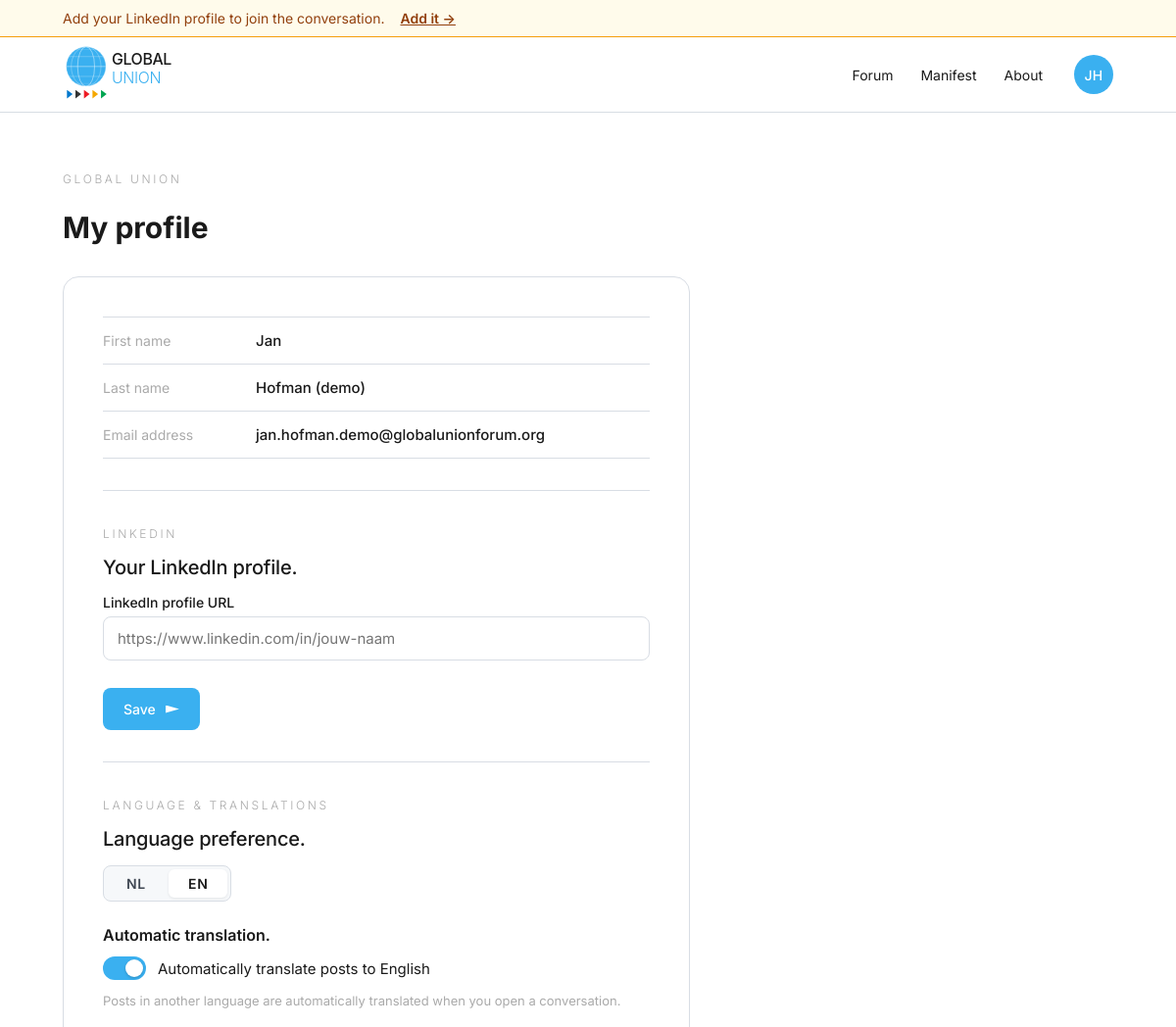
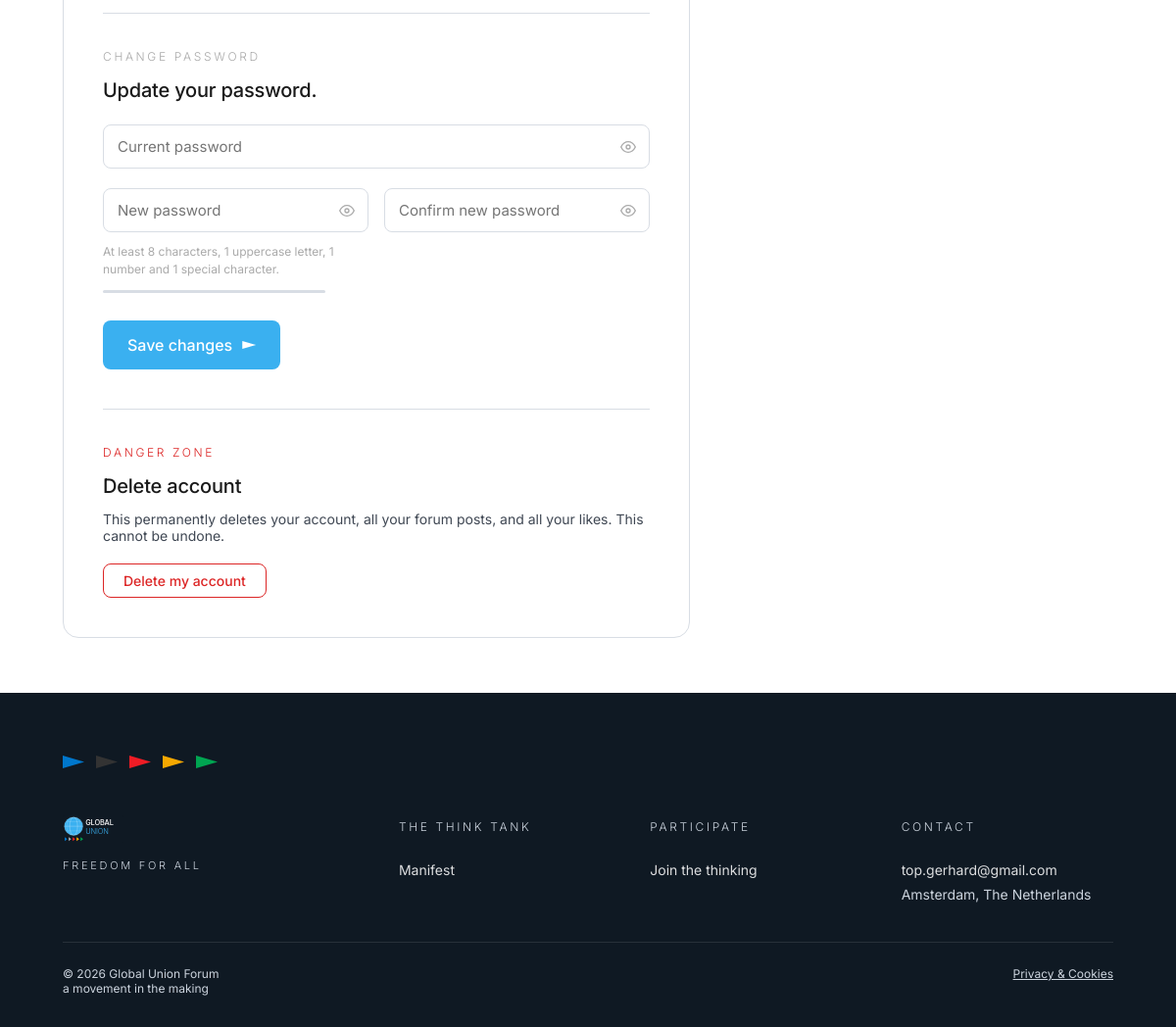
Screenshot of /profile (signed in) with the database file from the repository (2 pictures, top to bottom).
### app/models.py (models this page shows, shortened)
class User(UserMixin, db.Model):
    __tablename__ = "users"
    id = db.Column(db.Integer, primary_key=True)
    first_name = db.Column(db.String(50), nullable=False)
    last_name = db.Column(db.String(50), nullable=False)
    email = db.Column(db.String(120), unique=True, nullable=False)
    password_hash = db.Column(db.String(255), nullable=False)
    is_admin = db.Column(db.Boolean, nullable=False, default=False)
    is_moderator = db.Column(db.Boolean, nullable=False, default=False)
    verified = db.Column(db.Boolean, nullable=False, default=False)
    linkedin_url   = db.Column(db.String(255), nullable=True)
    google_id      = db.Column(db.String(100), nullable=True, unique=True)
    auto_translate = db.Column(db.Boolean, nullable=True, default=None)
    created_at     = db.Column(db.DateTime, default=datetime.utcnow)

### app/routes.py (the view, shortened to what this page needs)
@main.route("/profile", methods=["GET", "POST"])
@login_required
def profile():
    lang = session.get('lang', 'nl')
    linkedin_error = False
    form = ChangePasswordForm()
    return render_template("profile.html", form=form, linkedin_error=linkedin_error)

### app/forms.py
class ChangePasswordForm(FlaskForm):
    current_password = PasswordField(
        "current_password",
        validators=[DataRequired(message="val_required")],
    )
    new_password = PasswordField(
        "new_password",
        validators=[
            DataRequired(message="val_required"),
            Length(min=8, message="val_password_min"),
        ],
    )
    confirm_new_password = PasswordField(
        "confirm_new_password",
        validators=[
            DataRequired(message="val_required"),
            EqualTo("new_password", message="val_passwords_no_match"),
        ],
    )
    submit = SubmitField("submit")

### app/__init__.py (called while the page is built, shortened)
def _ensure_admin_user():
    from app.models import User
    from flask_bcrypt import Bcrypt
    _bcrypt = Bcrypt()
    user = User.query.filter_by(email=ADMIN_EMAIL).first()
    anne_email = 'anne.top@globalunionforum.org'

### app/models.py (called while the page is built)
@login_manager.user_loader
def load_user(user_id):
    return db.session.get(User, int(user_id))

### app/routes.py (called while the page is built, shortened)
@main.before_request
def enforce_session_timeout():
    if not current_user.is_authenticated:
        return
    last = session.get('_last_active')
    now = datetime.utcnow().timestamp()
    session['_last_active'] = now

### app/templates/profile.html (shortened to what this page needs)
{% extends "base.html" %}
{% block content %}
<div class="gu-profile">
  <div class="gu-profile__head">
    <p class="gu-eyebrow">Global Union</p>
    <h1 class="gu-profile__title">{{ _('My profile') }}</h1>
  </div>
  <div class="gu-join__panel">
    <div class="gu-profile__info">
      <div class="gu-profile__info-row">
        <span class="gu-profile__info-label">{{ _('First name') }}</span>
        <span class="gu-profile__info-value">{{ current_user.first_name }}</span>
      </div>
      <div class="gu-profile__info-row">
        <span class="gu-profile__info-label">{{ _('Last name') }}</span>
        <span class="gu-profile__info-value">{{ current_user.last_name }}</span>
      </div>
      <div class="gu-profile__info-row">
        <span class="gu-profile__info-label">{{ _('Email address') }}</span>
        <span class="gu-profile__info-value">{{ current_user.email }}</span>
      </div>
    </div>
    <hr class="gu-auth__divider" style="margin: 32px 0;">
    <p class="gu-eyebrow">LinkedIn</p>
    <h2 class="gu-join__h2" style="font-size: 1.25rem; margin-bottom: 16px;">
      {{ _('Your LinkedIn profile.') }}
    </h2>
    <form method="POST" action="{{ url_for('main.profile') }}" novalidate>
      <div class="gu-join__field">
        <label for="linkedin_url">
          {{ _('LinkedIn profile URL') }}
        </label>
        <input id="linkedin_url" name="linkedin_url" type="url"
               class="gu-input{% if linkedin_error %} gu-input--error{% endif %}"
               value="{{ current_user.linkedin_url or '' }}"
               placeholder="https://www.linkedin.com/in/jouw-naam" required>
      </div>
      <button type="submit" class="gu-btn gu-btn--primary" style="margin-top: 8px;">
        {{ _('Save') }} <span class="gu-arrow"></span>
      </button>
    </form>
    <hr class="gu-auth__divider" style="margin: 32px 0;">
    <p class="gu-eyebrow">{% if lang == 'nl' %}Taal & Vertalingen{% else %}Language & Translations{% endif %}</p>
    <h2 class="gu-join__h2" style="font-size: 1.25rem; margin-bottom: 16px;">
      {% if lang == 'nl' %}Taalvoorkeur.{% else %}Language preference.{% endif %}
    </h2>
    <div class="gu-lang-switch" style="margin-bottom: 24px;">
      <a href="{{ url_for('main.set_lang', code='nl') }}"
         class="gu-lang-switch__btn{% if lang == 'nl' %} is-active{% endif %}">NL</a>
      <a href="{{ url_for('main.set_lang', code='en') }}"
         class="gu-lang-switch__btn{% if lang == 'en' %} is-active{% endif %}">EN</a>
    </div>
    <h3 style="font-size: 1rem; font-weight: 600; color: var(--gu-fg-1); margin: 0 0 12px;">
      {% if lang == 'nl' %}Automatisch vertalen.{% else %}Automatic translation.{% endif %}
    </h3>
    {% set effective_auto = current_user.auto_translate if current_user.auto_translate is not none else (lang == 'en') %}
    <form method="POST" action="{{ url_for('main.profiel_vertaalvoorkeur') }}" style="margin-bottom: 4px;">
      <label class="gu-toggle-label">
        <span class="gu-toggle">
          <span class="gu-toggle__track"></span>
          <span class="gu-toggle__thumb"></span>
        </span>
        <span class="gu-toggle__text">
          {% if lang == 'nl' %}
            Vertaal berichten automatisch naar het Nederlands
          {% else %}
            Automatically translate posts to English
          {% endif %}
        </span>
      </label>
    </form>
    <p style="font-size: 13px; color: var(--gu-fg-3); margin-bottom: 0;">
      {% if lang == 'nl' %}
        Berichten in een andere taal worden bij het openen van een gesprek automatisch vertaald.
      {% else %}
        Posts in another language are automatically translated when you open a conversation.
      {% endif %}
    </p>
    <hr class="gu-auth__divider" style="margin: 32px 0;">
    <p class="gu-eyebrow">{{ _('Change password') }}</p>
    <h2 class="gu-join__h2" style="font-size: 1.25rem; margin-bottom: 24px;">
      {{ _('Update your password.') }}
    </h2>
    <form method="POST" action="{{ url_for('main.profile') }}" novalidate>
      <div class="gu-join__field">
        <div class="gu-pw-wrap">
          {{ form.current_password(
              class="gu-input" ~ (" gu-input--error" if form.current_password.errors else ""),
              placeholder=("Current password" if lang == "en" else "Huidig wachtwoord")
          ) }}
          <button type="button" class="gu-pw-toggle" aria-label="{{ 'Show password' if lang == 'en' else 'Wachtwoord tonen' }}">
            <svg class="gu-pw-eye-open" xmlns="http://www.w3.org/2000/svg" width="16" height="16" viewBox="0 0 24 24" fill="none" stroke="currentColor" stroke-width="2" stroke-linecap="round" stroke-linejoin="round" aria-hidden="true"><path d="M1 12s4-8 11-8 11 8 11 8-4 8-11 8-11-8-11-8z"/><circle cx="12" cy="12" r="3"/></svg>
          </button>
        </div>
      </div>
      <div class="gu-join__field gu-join__field--row">
        <div class="gu-join__sub-field">
          <div class="gu-pw-wrap">
            {{ form.new_password(
                class="gu-input" ~ (" gu-input--error" if form.new_password.errors else ""),
                placeholder=("New password" if lang == "en" else "Nieuw wachtwoord")
            ) }}
            <button type="button" class="gu-pw-toggle" aria-label="{{ 'Show password' if lang == 'en' else 'Wachtwoord tonen' }}">
              <svg class="gu-pw-eye-open" xmlns="http://www.w3.org/2000/svg" width="16" height="16" viewBox="0 0 24 24" fill="none" stroke="currentColor" stroke-width="2" stroke-linecap="round" stroke-linejoin="round" aria-hidden="true"><path d="M1 12s4-8 11-8 11 8 11 8-4 8-11 8-11-8-11-8z"/><circle cx="12" cy="12" r="3"/></svg>
            </button>
          </div>
          <p class="gu-pw-hint">
            {{ _('At least 8 characters, 1 uppercase letter, 1 number and 1 special character.') }}
          </p>
          <div class="gu-pw-strength" id="pwStrengthProfile" hidden>
            <div class="gu-pw-strength__bar"><div class="gu-pw-strength__fill"></div></div>
          </div>
        </div>
        <div class="gu-join__sub-field">
          <div class="gu-pw-wrap">
            {{ form.confirm_new_password(
                class="gu-input" ~ (" gu-input--error" if form.confirm_new_password.errors else ""),
                placeholder=("Confirm new password" if lang == "en" else "Bevestig nieuw wachtwoord")
            ) }}
            <button type="button" class="gu-pw-toggle" aria-label="{{ 'Show password' if lang == 'en' else 'Wachtwoord tonen' }}">
              <svg class="gu-pw-eye-open" xmlns="http://www.w3.org/2000/svg" width="16" height="16" viewBox="0 0 24 24" fill="none" stroke="currentColor" stroke-width="2" stroke-linecap="round" stroke-linejoin="round" aria-hidden="true"><path d="M1 12s4-8 11-8 11 8 11 8-4 8-11 8-11-8-11-8z"/><circle cx="12" cy="12" r="3"/></svg>
            </button>
          </div>
        </div>
      </div>
      <button type="submit" class="gu-btn gu-btn--primary gu-btn--lg"
              style="margin-top: 8px;">
        {{ _('Save changes') }} <span class="gu-arrow"></span>
      </button>
    </form>
    {% if not current_user.is_admin %}
    <hr class="gu-auth__divider" style="margin: 40px 0 32px;">
    <p class="gu-eyebrow" style="color: #dc2626;">
      {% if lang == 'nl' %}Gevarenzone{% else %}Danger zone{% endif %}
    </p>
    <h2 class="gu-join__h2" style="font-size: 1.25rem; margin-bottom: 12px;">
      {% if lang == 'nl' %}Account verwijderen{% else %}Delete account{% endif %}
    </h2>
    <p style="font-size: 14px; color: var(--gu-fg-2); margin-bottom: 20px;">
      {% if lang == 'nl' %}
        Dit verwijdert je account, al je forumberichten en al je likes permanent.
        Dit kan niet ongedaan worden gemaakt.
      {% else %}
        This permanently deletes your account, all your forum posts, and all your likes.
        This cannot be undone.
      {% endif %}
    </p>
    <button type="button" id="guDeleteBtn"
            class="gu-btn" style="border: 1px solid #dc2626; color: #dc2626; background: none; padding: 8px 20px; border-radius: 8px; cursor: pointer; font-size: 14px; font-weight: 500;">
      {% if lang == 'nl' %}Verwijder mijn account{% else %}Delete my account{% endif %}
    </button>
    {% endif %}
  </div>
</div>
{% endblock %}

### app/templates/_header.html (shortened to what this page needs)
{% set header_variant = header_variant | default('paper') %}
<header class="gu-header gu-header--{{ header_variant }}" id="siteHeader">
  <a class="gu-header__brand" href="{{ url_for('main.index') }}">
    <img src="{{ url_for('static', filename='assets/logo-navbar-' + ('dark' if header_variant == 'night' else 'transparent') + '.svg') }}"
         alt="Global Union" height="60">
  </a>
  <nav class="gu-header__nav" id="siteNav" aria-label="Navigatie">
    <a href="{{ url_for('main.forum') }}"
       {% if request.endpoint and request.endpoint.startswith('main.forum') %}class="is-active"{% endif %}>Forum</a>
    <a href="{{ url_for('main.manifest') }}"
       {% if request.endpoint == 'main.manifest' %}class="is-active"{% endif %}>Manifest</a>
    <a href="{{ url_for('main.about') }}"
       {% if request.endpoint == 'main.about' %}class="is-active"{% endif %}>{{ _('About') }}</a>
  </nav>
  <div class="gu-header__end">
    {% if current_user.is_authenticated %}
    <div class="gu-header__avatar-wrap" id="avatarWrap">
      <button class="gu-header__avatar" id="avatarBtn" aria-expanded="false" aria-haspopup="true"
              title="{{ current_user.first_name }} {{ current_user.last_name }}">
        {{ current_user.first_name[0] | upper }}{{ current_user.last_name[0] | upper }}
      </button>
    </div>
    {% else %}
    <a href="{{ url_for('main.login') }}" class="gu-header__cta">
      {{ _('Log in') }}
    </a>
    {% endif %}
  </div>
</header>

### app/static/css/colors_and_type.css (style rules this page uses)
:root { --gu-globe: #3ab0f0; --gu-globe-deep: #0077cc; --gu-ink: #1a1a1a; --gu-night: #0f1923; --gu-paper: #ffffff; --gu-payoff: #aaaaaa; --gu-europe: #0077cc; --gu-asia: #333333; --gu-americas: #ee1c25; --gu-africa: #f5a800; --gu-oceania: #00a551; --gu-n-50: #f6f8fa; --gu-n-100: #eceff3; --gu-n-200: #d8dde4; --gu-n-300: #b9c1cc; --gu-n-400: #8a95a3; --gu-n-500: #5e6877; --gu-n-600: #3f4753; --gu-n-700: #2a313b; --gu-n-800: #1a212b; --gu-n-900: #0f1923; --gu-bg: var(--gu-paper); --gu-bg-soft: var(--gu-n-50); --gu-bg-night: var(--gu-night); --gu-fg-1: var(--gu-ink); --gu-fg-2: var(--gu-n-600); --gu-fg-3: var(--gu-payoff); --gu-fg-on-night: var(--gu-paper); --gu-fg-on-night-2:#cbd3dd; --gu-border: var(--gu-n-200); --gu-border-strong:var(--gu-n-300); --gu-border-night: rgba(255,255,255,0.12); --gu-link: var(--gu-globe-deep); --gu-link-hover: #005ea3; --gu-success: var(--gu-oceania); --gu-warning: var(--gu-africa); --gu-danger: var(--gu-americas); --gu-info: var(--gu-globe); --gu-font-sans: 'Inter', -apple-system, BlinkMacSystemFont, 'Helvetica Neue', Arial, sans-serif; --gu-font-mono: ui-monospace, 'SF Mono', Menlo, Consolas, monospace; --gu-w-light: 300; --gu-w-regular: 400; --gu-w-medium: 500; --gu-w-semibold: 600; --gu-fs-display: 88px; --gu-lh-display: 0.95; --gu-fs-h1: 56px; --gu-lh-h1: 1.05; --gu-fs-h2: 40px; --gu-lh-h2: 1.1; --gu-fs-h3: 28px; --gu-lh-h3: 1.2; --gu-fs-h4: 20px; --gu-lh-h4: 1.3; --gu-fs-body-lg: 18px; --gu-lh-body-lg: 1.55; --gu-fs-body: 16px; --gu-lh-body: 1.55; --gu-fs-small: 14px; --gu-lh-small: 1.5; --gu-fs-caption: 12px; --gu-lh-caption: 1.4; --gu-track-payoff: 0.25em; --gu-track-tight: -0.02em; --gu-track-eyebrow: 0.18em; --gu-space-1: 4px; --gu-space-2: 8px; --gu-space-3: 12px; --gu-space-4: 16px; --gu-space-5: 24px; --gu-space-6: 32px; --gu-space-7: 48px; --gu-space-8: 64px; --gu-space-9: 96px; --gu-radius-sm: 4px; --gu-radius-md: 8px; --gu-radius-lg: 14px; --gu-radius-pill: 999px; --gu-shadow-sm: 0 1px 2px rgba(15, 25, 35, 0.06); --gu-shadow-md: 0 4px 14px rgba(15, 25, 35, 0.08); --gu-shadow-lg: 0 18px 40px -12px rgba(15, 25, 35, 0.18); --gu-shadow-ring: 0 0 0 4px rgba(58, 176, 240, 0.20); --gu-ease: cubic-bezier(.2,.7,.2,1); --gu-ease-out: cubic-bezier(.16,1,.3,1); --gu-dur-fast: 120ms; --gu-dur: 220ms; --gu-dur-slow: 420ms; }

### rows the page displays
User: first_name "J", last_name "H", first_name "Jan", last_name "Hofman (demo)", email "jan.hofman.demo@globalunionforum.org"
